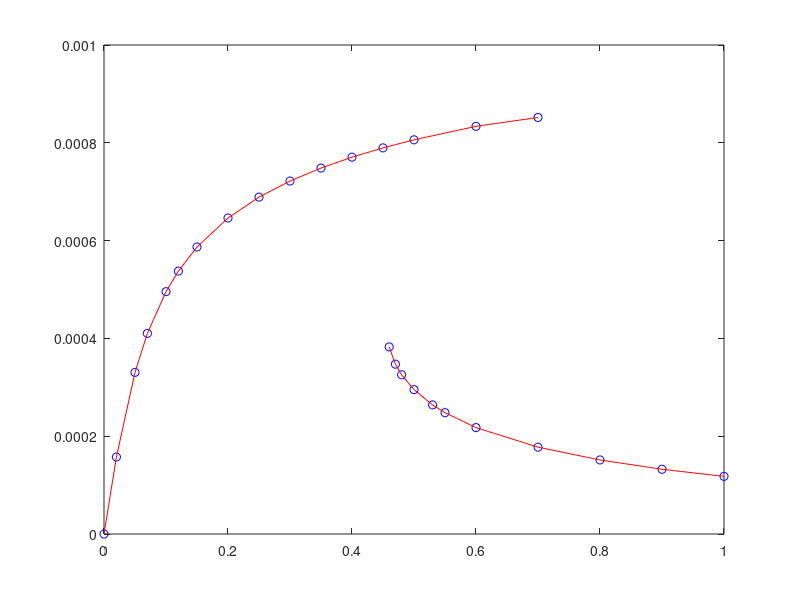

Reproduce this figure in MATLAB.
% readings from Web Labs, Lab 2 - rxn & diff

% col 1 is conc (0-1), col 2 is rate
dup = [0 0 % data on upper branch 
    0.02 1.574e-4
    0.05 3.305e-4
    0.07 4.103e-4
    0.1 4.956e-4
    0.12 5.377e-4 
    0.15 5.869e-4
    0.2 6.462e-4
    0.25 6.889e-4
    0.3 7.218e-4
    0.35 7.484e-4
    0.4 7.706e-4
    0.45 7.896e-4
    0.5 8.061e-4
    0.6 8.337e-4
    0.7 8.518e-4]; % 0.70 max on high branch

plot(dup(:,1),dup(:,2),'bo')
hold on
coef = polyfit(dup(:,1),dup(:,2),7);
cp = linspace(0,0.7,1000);
rp = polyval(coef,cp);
% plot(cp,rp,'r')

ddn = [1 1.179e-4 % data on lower branch
    0.9 1.324e-4
    0.8 1.514e-4
    0.7 1.776e-4
    0.6 2.176e-4
    0.55 2.481e-4
    0.53 2.640e-4
    0.5 2.953e-4
    0.48 3.256e-4
    0.47 3.473e-4
    0.46 3.826e-4]; % 0.46 min on low branch
    
ddn = flip(ddn); % reverse order

plot(ddn(:,1),ddn(:,2),'bo')
coef = polyfit(ddn(:,1),ddn(:,2), 5);
cp = linspace(0.46,1.0,500);
rp = polyval(coef,cp);
% plot(cp,rp,'r')

% how to generate in matlab interpolated points?
% for each pt to last-1
% get value for each 0.01 conc between
% that point and next pt in data 

% process HIGH branch
[r c] = size(dup);
dupp = [0 0];
counter = 0;
for j = 1:r-1
    % get conc and rate at end range
    dc1 = dup(j,1);
    dc2 = dup(j+1,1);
    dr1 = dup(j,2);
    dr2 = dup(j+1,2);
    % save start value for this range
    counter = counter + 1;
    dupp(counter,1) = dc1;
    dupp(counter,2) = dr1;
    % for each value between
    inc = 0.01;
    for dc = dc1+inc:inc:dc2-inc
        % have dc, need rate
        dr = dr1 + (dr2-dr1)*(dc-dc1)/(dc2-dc1);
        % save interpolated value
        counter = counter + 1;
        dupp(counter,1) = dc;
        dupp(counter,2) = dr;
    end    
end
% save last value
counter = counter + 1;
dupp(counter,1) = dc2;
dupp(counter,2) = dr2;
[rh ch] = size(dupp)
plot(dupp(:,1),dupp(:,2),'r')

% process LOW branch
[r c] = size(ddn);
ddnp = [0 0];
counter = 0;
for j = 1:r-1
    % get conc and rate at end range
    dc1 = ddn(j,1);
    dc2 = ddn(j+1,1);
    dr1 = ddn(j,2);
    dr2 = ddn(j+1,2);
    % save start value for this range
    counter = counter + 1;
    ddnp(counter,1) = dc1;
    ddnp(counter,2) = dr1;
    % for each value between
    inc = 0.01;
    for dc = dc1+inc:inc:dc2-inc
        % have dc, need rate
        dr = dr1 + (dr2-dr1)*(dc-dc1)/(dc2-dc1);
        % save interpolated value
        counter = counter + 1;
        ddnp(counter,1) = dc;
        ddnp(counter,2) = dr;
    end    
end
% save last value
counter = counter + 1;
ddnp(counter,1) = dc2;
ddnp(counter,2) = dr2;
[rl cl] = size(ddnp)
plot(ddnp(:,1),ddnp(:,2),'r')
hold off

% SAVE TO FILES
save dupp.txt dupp -ascii
save ddnp.txt ddnp -ascii

